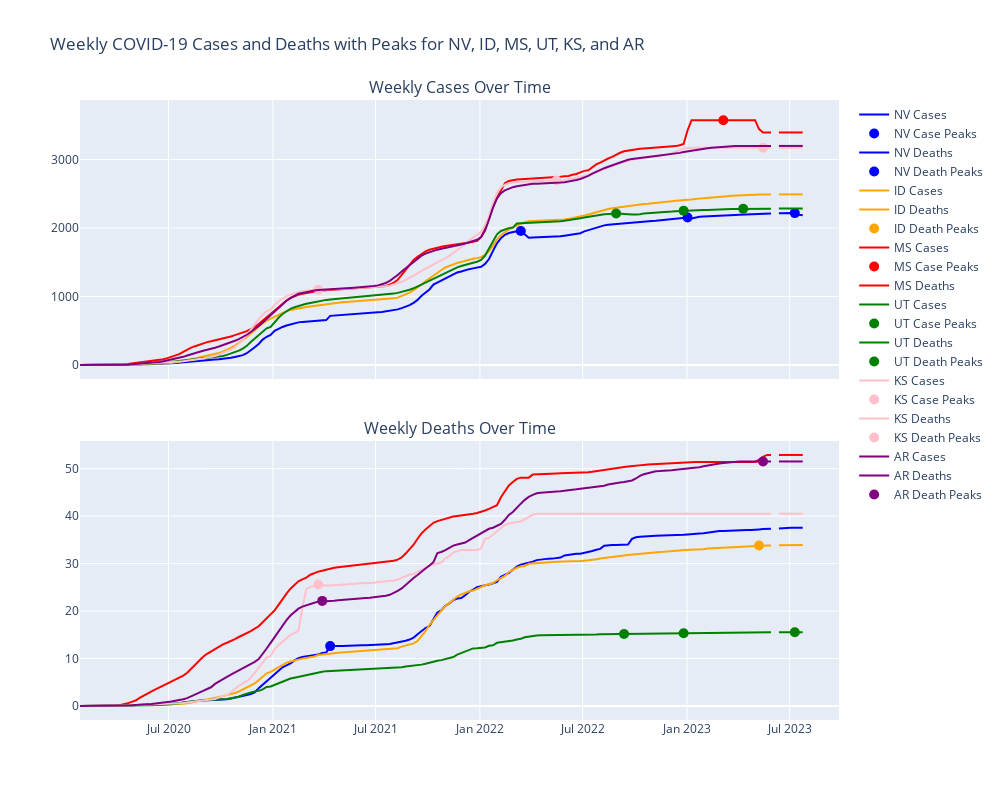

The notebook cell this image was saved under:
### Markdown cell above
The rates probably differ from external factors such as when the stae got it's first covid cases, population density, and overall how the citzens protected themselves from covid.

### Code cell
import pandas as pd
import numpy as np
import plotly.graph_objects as go
from plotly.subplots import make_subplots
from scipy.signal import find_peaks
import plotly.io as pio
import plotly.express as px
import matplotlib.pyplot as plt
# Load the dataset

weekly_stats_df = pd.read_csv('Raven_weekly_covid_stats_per_10k.csv')

# Convert the 'date' column to datetime format
weekly_stats_df['date'] = pd.to_datetime(weekly_stats_df['date'])

# Define a dictionary for state colors
state_colors = {
    'NV': 'blue',
    'ID': 'orange',
    'MS': 'red',
    'UT': 'green',
    'KS': 'pink',
    'AR': 'purple'
}

# Initialize subplot
fig = make_subplots(rows=2, cols=1, shared_xaxes=True,
                    subplot_titles=("Weekly Cases Over Time", "Weekly Deaths Over Time"),
                    vertical_spacing=0.1)

states_to_plot = ['NV', 'ID', 'MS', 'UT', 'KS', 'AR']  # Specify the states to plot

# Loop through each state and plot cases and deaths with peaks
for state in states_to_plot:
    state_data = weekly_stats_df[weekly_stats_df['State'] == state]
    
    # Identify peaks for cases and deaths
    peaks_cases, _ = find_peaks(state_data['cases_mean_per_10k'], height=500)
    peaks_deaths, _ = find_peaks(state_data['deaths_mean_per_10k'], height=10)

    # Add traces for cases with designated color
    fig.add_trace(go.Scatter(x=state_data['date'], y=state_data['cases_mean_per_10k'], mode='lines',
                             name=f'{state} Cases', line=dict(color=state_colors[state])),
                  row=1, col=1)
    fig.add_trace(go.Scatter(x=state_data['date'].iloc[peaks_cases], y=state_data['cases_mean_per_10k'].iloc[peaks_cases],
                             mode='markers', marker=dict(color=state_colors[state], size=10), name=f'{state} Case Peaks'),
                  row=1, col=1)

    # Add traces for deaths with designated color
    fig.add_trace(go.Scatter(x=state_data['date'], y=state_data['deaths_mean_per_10k'], mode='lines',
                             name=f'{state} Deaths', line=dict(color=state_colors[state])),
                  row=2, col=1)
    fig.add_trace(go.Scatter(x=state_data['date'].iloc[peaks_deaths], y=state_data['deaths_mean_per_10k'].iloc[peaks_deaths],
                             mode='markers', marker=dict(color=state_colors[state], size=10), name=f'{state} Death Peaks'),
                  row=2, col=1)

# Update layout
fig.update_layout(height=800, width=1000, title_text="Weekly COVID-19 Cases and Deaths with Peaks for NV, ID, MS, UT, KS, and AR",
                  showlegend=True)

# Show the interactive plot
fig.show()

# Save static image for submission to GitHub
!pip install -U kaleido


pio.write_image( 'raven_weekly_covid_peaks_states.png')
fig.savefig('raven_weekly_covid_peaks_states.png')
print("Static image saved as 'raven_weekly_covid_peaks_states.png'.")

### Figure 1 — Plotly figure (JSON) as saved in the notebook; plotly's stock layout.template omitted (floating-point values rounded to 4 significant figures; data arrays with more than 128 entries replaced by an {"elided": "..."} marker saying what was removed)
{"data": [{"line": {"color": "blue"}, "mode": "lines", "name": "NV Cases", "type": "scatter", "x": {"elided": "183 str values"}, "xaxis": "x", "y": {"elided": "183 float values"}, "yaxis": "y"}, {"marker": {"color": "blue", "size": 10}, "mode": "markers", "name": "NV Case Peaks", "type": "scatter", "x": ["2022-03-14T00:00:00", "2023-01-02T00:00:00", "2023-07-10T00:00:00"], "xaxis": "x", "y": [1958.0, 2153.0, 2219.0], "yaxis": "y"}, {"line": {"color": "blue"}, "mode": "lines", "name": "NV Deaths", "type": "scatter", "x": {"elided": "183 str values"}, "xaxis": "x2", "y": {"elided": "183 float values"}, "yaxis": "y2"}, {"marker": {"color": "blue", "size": 10}, "mode": "markers", "name": "NV Death Peaks", "type": "scatter", "x": ["2021-04-12T00:00:00"], "xaxis": "x2", "y": [12.62], "yaxis": "y2"}, {"line": {"color": "orange"}, "mode": "lines", "name": "ID Cases", "type": "scatter", "x": {"elided": "183 str values"}, "xaxis": "x", "y": {"elided": "183 float values"}, "yaxis": "y"}, {"marker": {"color": "orange", "size": 10}, "mode": "markers", "name": "ID Case Peaks", "type": "scatter", "x": [], "xaxis": "x", "y": [], "yaxis": "y"}, {"line": {"color": "orange"}, "mode": "lines", "name": "ID Deaths", "type": "scatter", "x": {"elided": "183 str values"}, "xaxis": "x2", "y": {"elided": "183 float values"}, "yaxis": "y2"}, {"marker": {"color": "orange", "size": 10}, "mode": "markers", "name": "ID Death Peaks", "type": "scatter", "x": ["2023-05-08T00:00:00"], "xaxis": "x2", "y": [33.82], "yaxis": "y2"}, {"line": {"color": "red"}, "mode": "lines", "name": "MS Cases", "type": "scatter", "x": {"elided": "183 str values"}, "xaxis": "x", "y": {"elided": "183 float values"}, "yaxis": "y"}, {"marker": {"color": "red", "size": 10}, "mode": "markers", "name": "MS Case Peaks", "type": "scatter", "x": ["2023-03-06T00:00:00"], "xaxis": "x", "y": [3575.0], "yaxis": "y"}, {"line": {"color": "red"}, "mode": "lines", "name": "MS Deaths", "type": "scatter", "x": {"elided": "183 str values"}, "xaxis": "x2", "y": {"elided": "183 float values"}, "yaxis": "y2"}, {"marker": {"color": "red", "size": 10}, "mode": "markers", "name": "MS Death Peaks", "type": "scatter", "x": [], "xaxis": "x2", "y": [], "yaxis": "y2"}, {"line": {"color": "green"}, "mode": "lines", "name": "UT Cases", "type": "scatter", "x": {"elided": "183 str values"}, "xaxis": "x", "y": {"elided": "183 float values"}, "yaxis": "y"}, {"marker": {"color": "green", "size": 10}, "mode": "markers", "name": "UT Case Peaks", "type": "scatter", "x": ["2022-08-29T00:00:00", "2022-12-26T00:00:00", "2023-04-10T00:00:00"], "xaxis": "x", "y": [2214.0, 2253.0, 2282.0], "yaxis": "y"}, {"line": {"color": "green"}, "mode": "lines", "name": "UT Deaths", "type": "scatter", "x": {"elided": "183 str values"}, "xaxis": "x2", "y": {"elided": "183 float values"}, "yaxis": "y2"}, {"marker": {"color": "green", "size": 10}, "mode": "markers", "name": "UT Death Peaks", "type": "scatter", "x": ["2022-09-12T00:00:00", "2022-12-26T00:00:00", "2023-07-10T00:00:00"], "xaxis": "x2", "y": [15.19, 15.33, 15.55], "yaxis": "y2"}, {"line": {"color": "pink"}, "mode": "lines", "name": "KS Cases", "type": "scatter", "x": {"elided": "183 str values"}, "xaxis": "x", "y": {"elided": "183 float values"}, "yaxis": "y"}, {"marker": {"color": "pink", "size": 10}, "mode": "markers", "name": "KS Case Peaks", "type": "scatter", "x": ["2021-03-22T00:00:00", "2022-05-16T00:00:00", "2023-05-15T00:00:00"], "xaxis": "x", "y": [1100.0, 2695.0, 3173.0], "yaxis": "y"}, {"line": {"color": "pink"}, "mode": "lines", "name": "KS Deaths", "type": "scatter", "x": {"elided": "183 str values"}, "xaxis": "x2", "y": {"elided": "183 float values"}, "yaxis": "y2"}, {"marker": {"color": "pink", "size": 10}, "mode": "markers", "name": "KS Death Peaks", "type": "scatter", "x": ["2021-03-22T00:00:00"], "xaxis": "x2", "y": [25.59], "yaxis": "y2"}, {"line": {"color": "purple"}, "mode": "lines", "name": "AR Cases", "type": "scatter", "x": {"elided": "183 str values"}, "xaxis": "x", "y": {"elided": "183 float values"}, "yaxis": "y"}, {"marker": {"color": "purple", "size": 10}, "mode": "markers", "name": "AR Case Peaks", "type": "scatter", "x": [], "xaxis": "x", "y": [], "yaxis": "y"}, {"line": {"color": "purple"}, "mode": "lines", "name": "AR Deaths", "type": "scatter", "x": {"elided": "183 str values"}, "xaxis": "x2", "y": {"elided": "183 float values"}, "yaxis": "y2"}, {"marker": {"color": "purple", "size": 10}, "mode": "markers", "name": "AR Death Peaks", "type": "scatter", "x": ["2021-03-29T00:00:00", "2023-05-15T00:00:00"], "xaxis": "x2", "y": [22.15, 51.51], "yaxis": "y2"}], "layout": {"annotations": [{"font": {"size": 16}, "showarrow": false, "text": "Weekly Cases Over Time", "x": 0.5, "xanchor": "center", "xref": "paper", "y": 1, "yanchor": "bottom", "yref": "paper"}, {"font": {"size": 16}, "showarrow": false, "text": "Weekly Deaths Over Time", "x": 0.5, "xanchor": "center", "xref": "paper", "y": 0.45, "yanchor": "bottom", "yref": "paper"}], "height": 800, "showlegend": true, "title": {"text": "Weekly COVID-19 Cases and Deaths with Peaks for NV, ID, MS, UT, KS, and AR"}, "width": 1000, "xaxis": {"anchor": "y", "autorange": true, "domain": [0, 1], "matches": "x2", "range": ["2020-01-27", "2023-09-26 00:53:45.3394"], "showticklabels": false, "type": "date"}, "xaxis2": {"anchor": "y2", "autorange": true, "domain": [0, 1], "range": ["2020-01-27", "2023-09-26 00:53:45.3394"], "type": "date"}, "yaxis": {"anchor": "x", "autorange": true, "domain": [0.55, 1], "range": [-203.7, 3870.0], "type": "linear"}, "yaxis2": {"anchor": "x2", "autorange": true, "domain": [0, 0.45], "range": [-2.938, 55.81], "type": "linear"}}}
